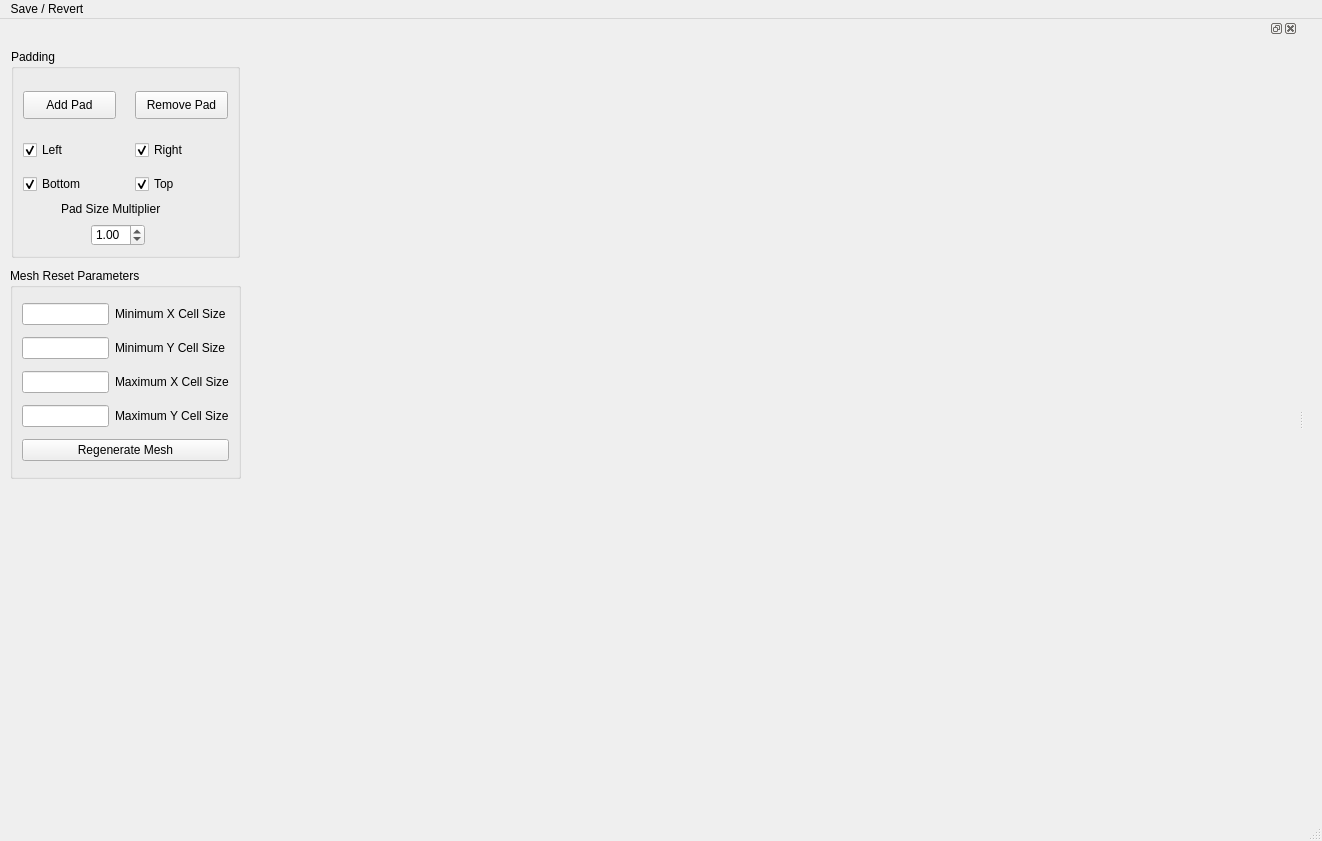
<?xml version="1.0" encoding="UTF-8"?>
<ui version="4.0">
 <class>MainWindow</class>
 <widget class="QMainWindow" name="MainWindow">
  <property name="geometry">
   <rect>
    <x>0</x>
    <y>0</y>
    <width>1322</width>
    <height>841</height>
   </rect>
  </property>
  <property name="windowTitle">
   <string>MainWindow</string>
  </property>
  <widget class="QWidget" name="mplwindow">
   <property name="sizePolicy">
    <sizepolicy hsizetype="Maximum" vsizetype="Maximum">
     <horstretch>0</horstretch>
     <verstretch>0</verstretch>
    </sizepolicy>
   </property>
   <property name="mouseTracking">
    <bool>true</bool>
   </property>
   <property name="autoFillBackground">
    <bool>true</bool>
   </property>
   <layout class="QVBoxLayout" name="verticalLayout">
    <item>
     <layout class="QVBoxLayout" name="mplvl">
      <property name="sizeConstraint">
       <enum>QLayout::SetNoConstraint</enum>
      </property>
     </layout>
    </item>
   </layout>
  </widget>
  <widget class="QStatusBar" name="statusbar"/>
  <widget class="QDockWidget" name="dockWidget">
   <property name="sizePolicy">
    <sizepolicy hsizetype="Preferred" vsizetype="Preferred">
     <horstretch>0</horstretch>
     <verstretch>0</verstretch>
    </sizepolicy>
   </property>
   <property name="minimumSize">
    <size>
     <width>250</width>
     <height>500</height>
    </size>
   </property>
   <attribute name="dockWidgetArea">
    <number>1</number>
   </attribute>
   <widget class="QWidget" name="dockWidgetContents">
    <widget class="QGroupBox" name="groupBox">
     <property name="geometry">
      <rect>
       <x>11</x>
       <y>11</y>
       <width>229</width>
       <height>209</height>
      </rect>
     </property>
     <property name="title">
      <string>Padding</string>
     </property>
     <widget class="QCheckBox" name="padTop">
      <property name="geometry">
       <rect>
        <x>124</x>
        <y>125</y>
        <width>47</width>
        <height>20</height>
       </rect>
      </property>
      <property name="text">
       <string>Top</string>
      </property>
      <property name="checked">
       <bool>true</bool>
      </property>
     </widget>
     <widget class="QCheckBox" name="padLeft">
      <property name="geometry">
       <rect>
        <x>12</x>
        <y>91</y>
        <width>48</width>
        <height>20</height>
       </rect>
      </property>
      <property name="text">
       <string>Left</string>
      </property>
      <property name="checked">
       <bool>true</bool>
      </property>
     </widget>
     <widget class="QCheckBox" name="padRight">
      <property name="geometry">
       <rect>
        <x>124</x>
        <y>91</y>
        <width>56</width>
        <height>20</height>
       </rect>
      </property>
      <property name="text">
       <string>Right</string>
      </property>
      <property name="checked">
       <bool>true</bool>
      </property>
     </widget>
     <widget class="QCheckBox" name="padBottom">
      <property name="geometry">
       <rect>
        <x>12</x>
        <y>125</y>
        <width>67</width>
        <height>20</height>
       </rect>
      </property>
      <property name="text">
       <string>Bottom</string>
      </property>
      <property name="checked">
       <bool>true</bool>
      </property>
     </widget>
     <widget class="QPushButton" name="addPad">
      <property name="geometry">
       <rect>
        <x>12</x>
        <y>42</y>
        <width>93</width>
        <height>28</height>
       </rect>
      </property>
      <property name="text">
       <string>Add Pad</string>
      </property>
     </widget>
     <widget class="QPushButton" name="removePad">
      <property name="geometry">
       <rect>
        <x>124</x>
        <y>42</y>
        <width>93</width>
        <height>28</height>
       </rect>
      </property>
      <property name="text">
       <string>Remove Pad</string>
      </property>
     </widget>
     <widget class="QLabel" name="label">
      <property name="geometry">
       <rect>
        <x>50</x>
        <y>152</y>
        <width>105</width>
        <height>16</height>
       </rect>
      </property>
      <property name="text">
       <string>Pad Size Multiplier</string>
      </property>
     </widget>
     <widget class="QDoubleSpinBox" name="padMult">
      <property name="geometry">
       <rect>
        <x>80</x>
        <y>175</y>
        <width>54</width>
        <height>22</height>
       </rect>
      </property>
      <property name="minimum">
       <double>0.100000000000000</double>
      </property>
      <property name="singleStep">
       <double>0.100000000000000</double>
      </property>
      <property name="value">
       <double>1.000000000000000</double>
      </property>
     </widget>
    </widget>
    <widget class="QGroupBox" name="meshGen">
     <property name="geometry">
      <rect>
       <x>10</x>
       <y>230</y>
       <width>231</width>
       <height>211</height>
      </rect>
     </property>
     <property name="title">
      <string>Mesh Reset Parameters</string>
     </property>
     <layout class="QGridLayout" name="gridLayout">
      <item row="1" column="0">
       <widget class="QLineEdit" name="minY"/>
      </item>
      <item row="5" column="0" colspan="2">
       <widget class="QPushButton" name="regenMesh_2">
        <property name="text">
         <string>Regenerate Mesh</string>
        </property>
       </widget>
      </item>
      <item row="0" column="1">
       <widget class="QLabel" name="label_2">
        <property name="text">
         <string>Minimum X Cell Size</string>
        </property>
       </widget>
      </item>
      <item row="1" column="1">
       <widget class="QLabel" name="label_3">
        <property name="text">
         <string>Minimum Y Cell Size</string>
        </property>
       </widget>
      </item>
      <item row="0" column="0">
       <widget class="QLineEdit" name="minX"/>
      </item>
      <item row="3" column="0">
       <widget class="QLineEdit" name="maxY"/>
      </item>
      <item row="2" column="0">
       <widget class="QLineEdit" name="maxX"/>
      </item>
      <item row="2" column="1">
       <widget class="QLabel" name="label_4">
        <property name="text">
         <string>Maximum X Cell Size</string>
        </property>
       </widget>
      </item>
      <item row="3" column="1">
       <widget class="QLabel" name="label_5">
        <property name="text">
         <string>Maximum Y Cell Size</string>
        </property>
       </widget>
      </item>
     </layout>
    </widget>
   </widget>
  </widget>
  <widget class="QMenuBar" name="menubar">
   <property name="geometry">
    <rect>
     <x>0</x>
     <y>0</y>
     <width>1322</width>
     <height>26</height>
    </rect>
   </property>
   <widget class="QMenu" name="menuWrite_Model">
    <property name="title">
     <string>Save / Revert</string>
    </property>
    <addaction name="writeModel"/>
    <addaction name="saveProgress"/>
    <addaction name="revertProgress"/>
   </widget>
   <addaction name="menuWrite_Model"/>
  </widget>
  <action name="writeModel">
   <property name="text">
    <string>Write Model</string>
   </property>
  </action>
  <action name="regenMesh">
   <property name="text">
    <string>Regenerate mesh</string>
   </property>
  </action>
  <action name="addPads">
   <property name="text">
    <string>Add pads</string>
   </property>
  </action>
  <action name="saveProgress">
   <property name="text">
    <string>Save progress</string>
   </property>
  </action>
  <action name="revertProgress">
   <property name="text">
    <string>Revert Progress</string>
   </property>
  </action>
 </widget>
 <resources/>
 <connections/>
</ui>
